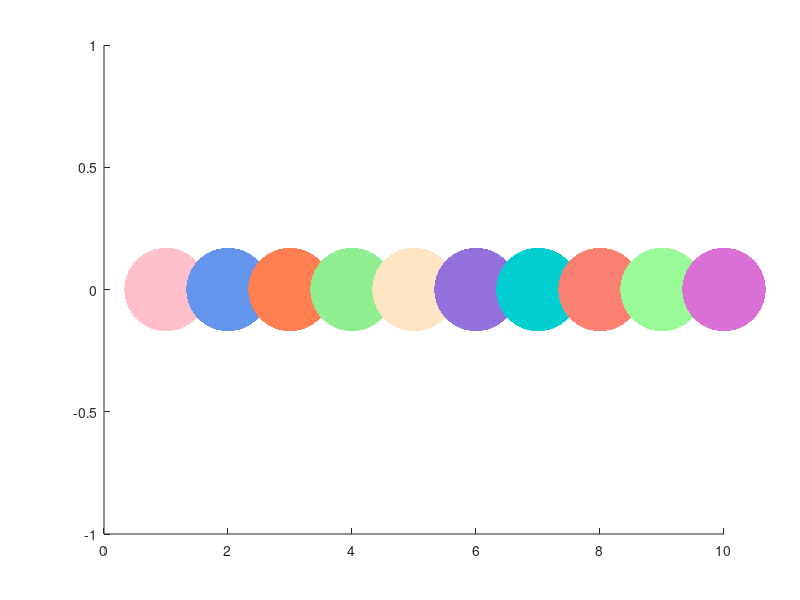

The MATLAB source for this figure: (Note: this script raises an error after producing the figure.)
% function Mycolors = ColorPalette(gnrloutdir)
%% setup
pastelPalette = [ ...
    0.8941, 0.4471, 0.2471;  % Pastel Red
    0.3686, 0.6118, 0.8275;  % Pastel Blue
    0.4314, 0.8039, 0.6314;  % Pastel Green
    0.9569, 0.7608, 0.5176;  % Pastel Yellow
    0.8157, 0.5412, 0.7647;  % Pastel Purple
    1.0000, 0.6471, 0.5098;  % Pastel Orange
    ];
OKeeffe = [
    255, 192, 203;  % Pink (Pale Violet Red)
    100, 149, 237;  % Cornflower Blue
    255, 127, 80;   % Coral
    144, 238, 144;  % Light Green (Pale Green)
    255, 228, 196;  % Bisque
    147, 112, 219;  % Medium Purple
    0, 206, 209;    % Dark Turquoise
    250, 128, 114;  % Salmon
    152, 251, 152;  % Pale Green (Light Green)
    218, 112, 214;  % Orchid
    ]/255;
Mycolors = OKeeffe;
h = figure;
hold on;
for i = 1:size(OKeeffe,1)
    plot(i, 0, '.', 'Color', OKeeffe(i,:), 'MarkerSize',180);
end
mysavefig(h, 'Colorspace', gnrloutdir, 14, [8,3], 0);
close(h);

